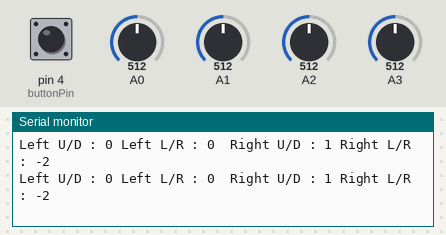
A sketch run on a simulated Arduino Uno, built with avr-gcc and run on an emulated ATmega328P. Shown: the last lines printed to the serial monitor. The inputs (shaded band) are chosen by the test bench; at power-on: A2 = 512, A3 = 512, A1 = 512, pin 4 (buttonPin) LOW, A0 = 512.

Above: at 1.3 s.
1.4 s: A2 set to 547
At 1.8 s:
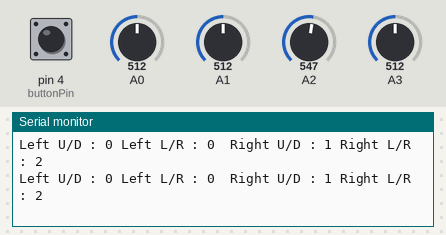
4.4 s: A3 set to 573
At 4.82 s:
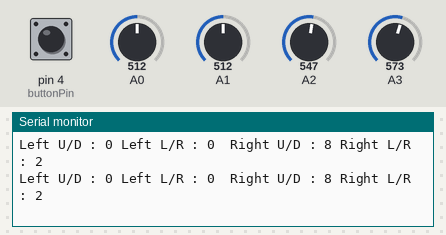
7.4 s: A3 set to 606
At 7.83 s:
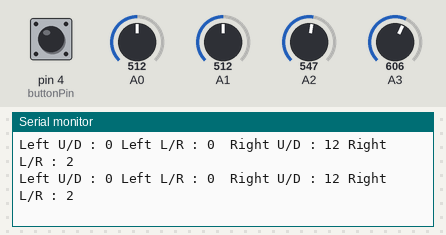
11.9 s: A1 set to 493
At 12.25 s:
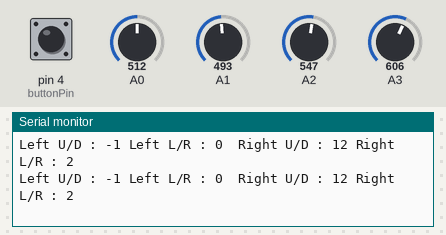
Timing chart, 0 to 14.9 s (numbered marks = the images above; inputs shaded):
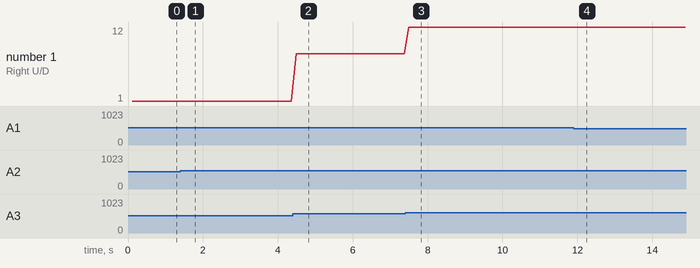

Measured:
- after the input at 1.4 s, the serial monitor: prints a new line after 0.07 s (image 1)
- after the input at 4.4 s, the serial monitor: prints a new line after 0.09 s (image 2)
- after the input at 7.4 s, the serial monitor: prints a new line after 0.10 s (image 3)
- after the input at 11.9 s, the serial monitor: prints a new line at once (image 4)
- plotted number 1: 1 → 8 after the input at 4.4 s, 8 → 12 after the input at 7.4 s

The sketch:

QuadBot_Remote.ino
```cpp
// lcd serial line
const int TxPin = 6;
// blue tooth serial line
const int BtTxPin = 9;

// left joystick
int LEFT_UD = 0;
int LEFT_LR = 0;

// right joystick
int RIGHT_UD = 0;
int RIGHT_LR = 0;

// starting mode
int mode = 1;
// mode button
int buttonPin = 4;
int buttonVal = 0;

#include <SoftwareSerial.h>
// lcd serial connection
SoftwareSerial mySerial = SoftwareSerial(255, TxPin);
// bluetooth serail connection
SoftwareSerial btSerial = SoftwareSerial(255, BtTxPin);

void setup(){
  // init serial
  Serial.begin(9600);
  // init lcd serial
  pinMode(TxPin, OUTPUT);
  digitalWrite(TxPin, HIGH);
  mySerial.begin(9600);
  delay(100);
  mySerial.write(12);   // Clear
  mySerial.write(17);   // Turn backlight on
  delay(5);             // Required delay

  // init blue tooth serial
  // init lcd serial
  pinMode(BtTxPin, OUTPUT);
  digitalWrite(BtTxPin, HIGH);
  btSerial.begin(9600);

  // init mode push button
  pinMode(buttonPin, INPUT);
}

void loop(){
  // read left joystick values
  LEFT_UD = analogRead(A1);
  LEFT_LR = analogRead(A0);
  // read right joystick values
  RIGHT_UD = analogRead(A3);
  RIGHT_LR = analogRead(A2);


  LEFT_UD = map(LEFT_UD, 0, 1023, -19, 19);
  LEFT_LR = map(LEFT_LR, 0, 1023, -19, 19);
  RIGHT_UD = map(RIGHT_UD, 0, 1023, -60, 60)+1;
  RIGHT_LR = map(RIGHT_LR, 0, 1023, -60, 60)-2;


  buttonVal = digitalRead(buttonPin);  // read input value
  if (buttonVal == HIGH) {         // check if the input is HIGH (button released)

  } else {
    mode += 1;
    if(mode > 3){
      mode = 1;
    }
  }

  mySerial.write(12);   // Clear
  delay(5);             // Required delay

  // send data to serial
  Serial.print("Left U/D : ");
  Serial.print(LEFT_UD);
  Serial.print(" ");
  Serial.print("Left L/R : ");
  Serial.print(LEFT_LR);
  Serial.print("  ");
  Serial.print("Right U/D : ");
  Serial.print(RIGHT_UD);
  Serial.print(" ");
  Serial.print("Right L/R : ");
  Serial.println(RIGHT_LR);

  // send data to lcd
  if(mode == 1){
    mySerial.print("Body Translation");
    mySerial.print(LEFT_UD);
    mySerial.print(" ");
    mySerial.print(LEFT_LR);
    mySerial.print("    ");
    mySerial.print(RIGHT_UD);
    mySerial.print(" ");
    mySerial.print(RIGHT_LR);
  }else if(mode == 2){
    mySerial.print("Walking Mode");
  }else if(mode == 3){
    mySerial.print("IMU Mode");
  }


  // transmit data over blue tooth
  btSerial.print("l_ud:");
  btSerial.print(LEFT_UD);
  btSerial.print("!l_lr:");
  btSerial.print(LEFT_LR);
  btSerial.print("!r_ud:");
  btSerial.print(RIGHT_UD);
  btSerial.print("!r_lr:");
  btSerial.print(RIGHT_LR);
  btSerial.print("!mode:");
  btSerial.print(mode);
  btSerial.print("!\n");

  delay(50);
}
```
